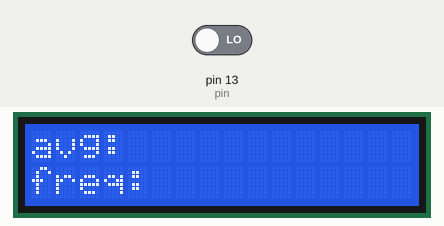
Bench run of a sketch on a simulated Arduino Uno, built with avr-gcc and run on an emulated ATmega328P. Parts: 16×2 character LCD. The inputs (shaded band) are chosen by the test bench; at power-on: pin 13 (pin) LOW.

Above: at 0.1 s.
At 1.4 s:
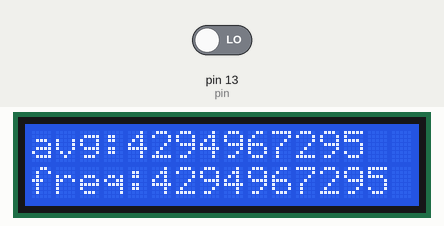

The sketch:

sinwavereadattempt.ino
```cpp
#include <LiquidCrystal.h>

LiquidCrystal lcd(12,11,7,4,3,2);

int pin = 13;
unsigned long duration;
unsigned long freq;
unsigned long avg;
void setup()
{
  pinMode(pin, INPUT);
  lcd.begin(16,2);
  lcd.clear();
  lcd.print("avg:");
  lcd.setCursor(0,1);
  lcd.print("freq:");
}

void loop()
{
  freq = 500000/pulseIn(13, LOW);
  avg = getFrequency(13);
  lcd.setCursor(4,0);
  lcd.print(avg);
  lcd.setCursor(5,1);
  lcd.print(freq);
  lcd.print("     ");
}

long getFrequency(int pin) {
  #define SAMPLES 4096
  long freq = 0;
  for(unsigned int j=0; j<SAMPLES; j++) freq+= 500000/pulseIn(pin, HIGH, 50000000000);
  return freq / SAMPLES;
}
```
